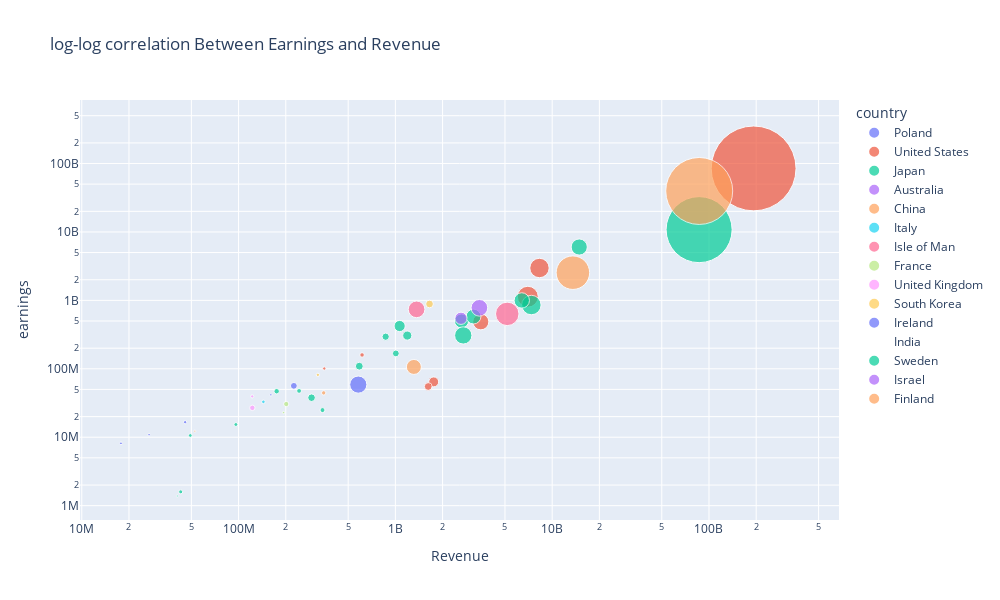

The code cell stored with this chart in its notebook:
### Code cell
fig = px.scatter(df,
               x="Revenue",
               y="earnings",
               size="employeeCount", 
               color="country",
               width=1000,
               height=600,
               hover_name="Name", 
               log_x=True, 
               log_y=True,
               size_max=60,
               title="log-log correlation Between Earnings and Revenue")

fig.show()

### Figure 1 — Plotly figure (JSON) as saved in the notebook; plotly's stock layout.template omitted (floating-point values rounded to 4 significant figures)
{"data": [{"hovertemplate": "<b>%{hovertext}</b><br><br>country=Poland<br>Revenue=%{x}<br>earnings=%{y}<br>employeeCount=%{marker.size}<extra></extra>", "hovertext": ["11 bit studios", "CD Projekt", "CI Games", "People Can Fly", "PlayWay", "Ten Square Games"], "legendgroup": "Poland", "marker": {"color": "#636efa", "size": [192, 1177, 156, 281, 0, 147], "sizemode": "area", "sizeref": 50.28, "symbol": "circle"}, "mode": "markers", "name": "Poland", "orientation": "v", "showlegend": true, "type": "scatter", "x": [17777847, 225248046, 26872479, 45624454, 59061815, 160651221], "xaxis": "x", "y": [8147710, 56327200, 10903800, 16585000, 39553600, 41661100], "yaxis": "y"}, {"hovertemplate": "<b>%{hovertext}</b><br><br>country=United States<br>Revenue=%{x}<br>earnings=%{y}<br>employeeCount=%{marker.size}<extra></extra>", "hovertext": ["Activision Blizzard", "Corsair Gaming", "DoubleDown Interactive", "Electronic Arts", "Microsoft", "Razer", "SciPlay", "Take 2 Interactive"], "legendgroup": "United States", "marker": {"color": "#EF553B", "size": [9500, 2490, 281, 11000, 181000, 1526, 511, 6495], "sizemode": "area", "sizeref": 50.28, "symbol": "circle"}, "mode": "markers", "name": "United States", "orientation": "v", "showlegend": true, "type": "scatter", "x": [8297000000, 1755337000, 352024000, 6991000000, 192557000000, 1619590000, 613000000, 3504800000], "xaxis": "x", "y": [2972000000, 64385000, 100996000, 1131000000, 84754000000, 55114000, 159400000, 485926000], "yaxis": "y"}, {"hovertemplate": "<b>%{hovertext}</b><br><br>country=Japan<br>Revenue=%{x}<br>earnings=%{y}<br>employeeCount=%{marker.size}<extra></extra>", "hovertext": ["Appirits", "Bandai Namco", "Bushiroad", "Capcom", "COLOPL", "CyberAgent", "DeNA", "Drecom", "enish", "geechs", "Gree", "GungHo Online Entertainment", "Koei Tecmo", "Konami Holdings", "Marvelous", "Mixi", "Nexon", "Nintendo", "Sega Sammy Holdings", "Sony", "Square Enix"], "legendgroup": "Japan", "marker": {"color": "#00cc96", "size": [411, 9550, 620, 3152, 1449, 5944, 2100, 384, 100, 357, 1543, 1335, 0, 4982, 582, 1168, 0, 6574, 7535, 109700, 5550], "sizemode": "area", "sizeref": 50.28, "symbol": "circle"}, "mode": "markers", "name": "Japan", "orientation": "v", "showlegend": true, "type": "scatter", "x": [42747761, 7366324185, 342970528, 1064662967, 291985856, 6397828877, 1190576400, 96103805, 40628336, 49215086, 588734186, 866924595, 641069954, 2642404071, 243161457, 1006787371, 2402217692, 14875313016, 2709650435, 86483521753, 3149372304], "xaxis": "x", "y": [1591300, 855030000, 24925400, 421968000, 37798600, 997504000, 305924000, 15348600, 1383920, 10611300, 109218000, 294615000, 286464000, 499832000, 47522000, 167772000, 1168310000, 6022310000, 307653000, 10806300000, 579566000], "yaxis": "y"}, {"hovertemplate": "<b>%{hovertext}</b><br><br>country=Australia<br>Revenue=%{x}<br>earnings=%{y}<br>employeeCount=%{marker.size}<extra></extra>", "hovertext": ["Aristocrat"], "legendgroup": "Australia", "marker": {"color": "#ab63fa", "size": [7000], "sizemode": "area", "sizeref": 50.28, "symbol": "circle"}, "mode": "markers", "name": "Australia", "orientation": "v", "showlegend": true, "type": "scatter", "x": [3433941253], "xaxis": "x", "y": [778411000], "yaxis": "y"}, {"hovertemplate": "<b>%{hovertext}</b><br><br>country=China<br>Revenue=%{x}<br>earnings=%{y}<br>employeeCount=%{marker.size}<extra></extra>", "hovertext": ["Blue Hat", "NetEase", "Perfect World Entertainment", "Tencent"], "legendgroup": "China", "marker": {"color": "#FFA15A", "size": [110, 28239, 5665, 112771], "sizemode": "area", "sizeref": 50.28, "symbol": "circle"}, "mode": "markers", "name": "China", "orientation": "v", "showlegend": true, "type": "scatter", "x": [52627727, 13553078918, 1311664606, 86616693449], "xaxis": "x", "y": [12263800, 2538860000, 106448000, 39673900000], "yaxis": "y"}, {"hovertemplate": "<b>%{hovertext}</b><br><br>country=Italy<br>Revenue=%{x}<br>earnings=%{y}<br>employeeCount=%{marker.size}<extra></extra>", "hovertext": ["Digital Bros"], "legendgroup": "Italy", "marker": {"color": "#19d3f3", "size": [330], "sizemode": "area", "sizeref": 50.28, "symbol": "circle"}, "mode": "markers", "name": "Italy", "orientation": "v", "showlegend": true, "type": "scatter", "x": [143969494], "xaxis": "x", "y": [32903700], "yaxis": "y"}, {"hovertemplate": "<b>%{hovertext}</b><br><br>country=Isle of Man<br>Revenue=%{x}<br>earnings=%{y}<br>employeeCount=%{marker.size}<extra></extra>", "hovertext": ["Entain", "Playtech"], "legendgroup": "Isle of Man", "marker": {"color": "#FF6692", "size": [13849, 7000], "sizemode": "area", "sizeref": 50.28, "symbol": "circle"}, "mode": "markers", "name": "Isle of Man", "orientation": "v", "showlegend": true, "type": "scatter", "x": [5169877030, 1365118913], "xaxis": "x", "y": [634828000, 739071000], "yaxis": "y"}, {"hovertemplate": "<b>%{hovertext}</b><br><br>country=France<br>Revenue=%{x}<br>earnings=%{y}<br>employeeCount=%{marker.size}<extra></extra>", "hovertext": ["Focus Home Interactive", "Nacon", "Ubisoft"], "legendgroup": "France", "marker": {"color": "#B6E880", "size": [146, 700, 0], "sizemode": "area", "sizeref": 50.28, "symbol": "circle"}, "mode": "markers", "name": "France", "orientation": "v", "showlegend": true, "type": "scatter", "x": [193653454, 201398641, 2240590406], "xaxis": "x", "y": [22909400, 30559500, 227833000], "yaxis": "y"}, {"hovertemplate": "<b>%{hovertext}</b><br><br>country=United Kingdom<br>Revenue=%{x}<br>earnings=%{y}<br>employeeCount=%{marker.size}<extra></extra>", "hovertext": ["Frontier Developments", "Team17"], "legendgroup": "United Kingdom", "marker": {"color": "#FF97FF", "size": [745, 262], "sizemode": "area", "sizeref": 50.28, "symbol": "circle"}, "mode": "markers", "name": "United Kingdom", "orientation": "v", "showlegend": true, "type": "scatter", "x": [122414049, 122172428], "xaxis": "x", "y": [26883400, 39486800], "yaxis": "y"}, {"hovertemplate": "<b>%{hovertext}</b><br><br>country=South Korea<br>Revenue=%{x}<br>earnings=%{y}<br>employeeCount=%{marker.size}<extra></extra>", "hovertext": ["Gravity Co.", "Krafton", "NCsoft", "Netmarble"], "legendgroup": "South Korea", "marker": {"color": "#FECB52", "size": [279, 1487, 0, 0], "sizemode": "area", "sizeref": 50.28, "symbol": "circle"}, "mode": "markers", "name": "South Korea", "orientation": "v", "showlegend": true, "type": "scatter", "x": [320380802, 1651127316, 2187239109, 2175712305], "xaxis": "x", "y": [81585000, 885671000, 1002590000, 212466000], "yaxis": "y"}, {"hovertemplate": "<b>%{hovertext}</b><br><br>country=Ireland<br>Revenue=%{x}<br>earnings=%{y}<br>employeeCount=%{marker.size}<extra></extra>", "hovertext": ["Keywords Studios"], "legendgroup": "Ireland", "marker": {"color": "#636efa", "size": [7400], "sizemode": "area", "sizeref": 50.28, "symbol": "circle"}, "mode": "markers", "name": "Ireland", "orientation": "v", "showlegend": true, "type": "scatter", "x": [580067950], "xaxis": "x", "y": [58765600], "yaxis": "y"}, {"hovertemplate": "<b>%{hovertext}</b><br><br>country=India<br>Revenue=%{x}<br>earnings=%{y}<br>employeeCount=%{marker.size}<extra></extra>", "hovertext": ["Nazara Technologies"], "legendgroup": "India", "marker": {"color": "#EF553B", "size": [0], "sizemode": "area", "sizeref": 50.28, "symbol": "circle"}, "mode": "markers", "name": "India", "orientation": "v", "showlegend": true, "type": "scatter", "x": [61949879], "xaxis": "x", "y": [4193680], "yaxis": "y"}, {"hovertemplate": "<b>%{hovertext}</b><br><br>country=Sweden<br>Revenue=%{x}<br>earnings=%{y}<br>employeeCount=%{marker.size}<extra></extra>", "hovertext": ["Paradox Interactive"], "legendgroup": "Sweden", "marker": {"color": "#00cc96", "size": [742], "sizemode": "area", "sizeref": 50.28, "symbol": "circle"}, "mode": "markers", "name": "Sweden", "orientation": "v", "showlegend": true, "type": "scatter", "x": [174940986], "xaxis": "x", "y": [47011200], "yaxis": "y"}, {"hovertemplate": "<b>%{hovertext}</b><br><br>country=Israel<br>Revenue=%{x}<br>earnings=%{y}<br>employeeCount=%{marker.size}<extra></extra>", "hovertext": ["Playtika"], "legendgroup": "Israel", "marker": {"color": "#ab63fa", "size": [3800], "sizemode": "area", "sizeref": 50.28, "symbol": "circle"}, "mode": "markers", "name": "Israel", "orientation": "v", "showlegend": true, "type": "scatter", "x": [2621000000], "xaxis": "x", "y": [547100000], "yaxis": "y"}, {"hovertemplate": "<b>%{hovertext}</b><br><br>country=Finland<br>Revenue=%{x}<br>earnings=%{y}<br>employeeCount=%{marker.size}<extra></extra>", "hovertext": ["Rovio Entertainment"], "legendgroup": "Finland", "marker": {"color": "#FFA15A", "size": [479], "sizemode": "area", "sizeref": 50.28, "symbol": "circle"}, "mode": "markers", "name": "Finland", "orientation": "v", "showlegend": true, "type": "scatter", "x": [348977951], "xaxis": "x", "y": [44455300], "yaxis": "y"}], "layout": {"height": 600, "legend": {"itemsizing": "constant", "title": {"text": "country"}, "tracegroupgap": 0}, "title": {"text": "log-log correlation Between Earnings and Revenue"}, "width": 1000, "xaxis": {"anchor": "y", "domain": [0, 1], "title": {"text": "Revenue"}, "type": "log"}, "yaxis": {"anchor": "x", "domain": [0, 1], "title": {"text": "earnings"}, "type": "log"}}}
